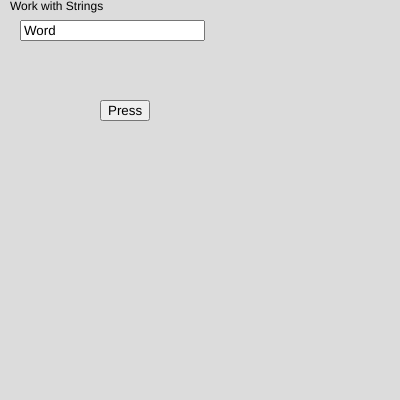
Frame 1 (no input)
Frame 60 (no input): identical to frame 1, image omitted
Frame 120 (the mouse pressed at the canvas centre since frame 60): identical to frame 1, image omitted

The p5.js sketch that drew this single still picture (run headless with seeded random() and noise() and a simulated clock; from frame 60 on, the mouse is pressed at the canvas centre):

// p5.js sketch
// ── sketch.js
//Global Variables
let myInput, myButton;

//----------------------------
function setup() {
  createCanvas(400, 400);
  myInput = createInput("Word");
  myButton = createButton("Press");
  myInput.position(20,20)
  myButton.position(100,100);
  myButton.mousePressed(stringStuff)
  
}
function draw() {
  background(220);
  text("Work with Strings", 10,10)
  
  
}
//---------------------------------------
function stringStuff(){
  
}
